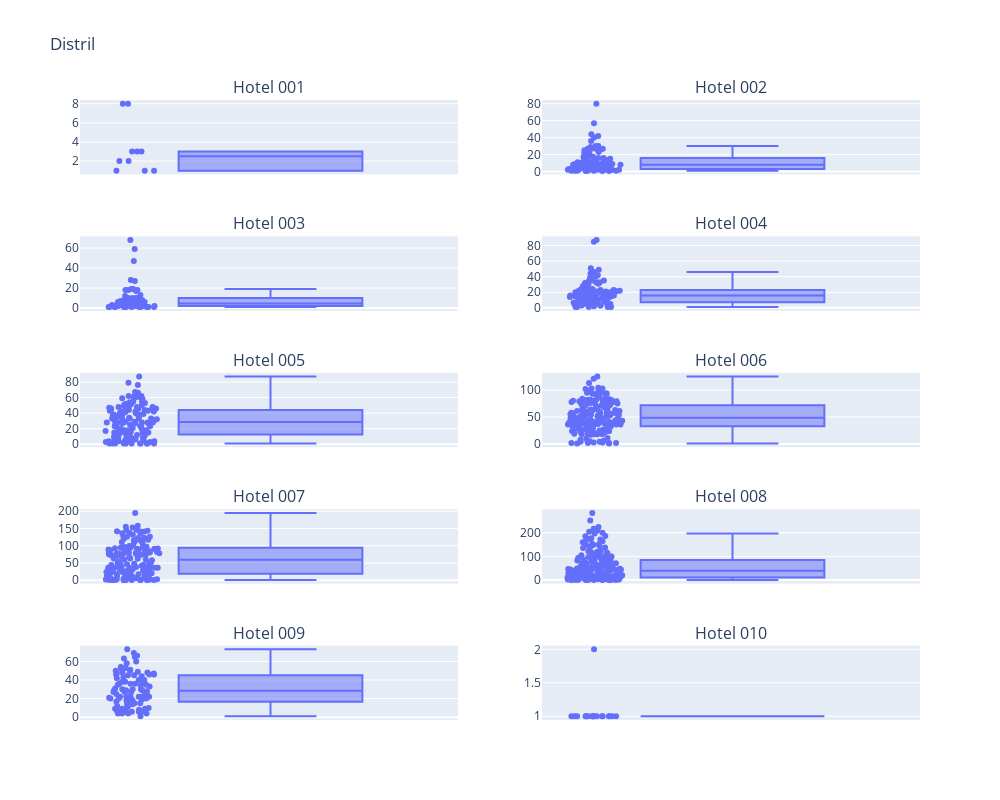

Notebook code for this chart:
### Markdown cell above
We use this diagram to assist with interpreting the boxplot:  ![boxplot-outliers.webp](attachment:95b0aff8-092a-4c55-956f-7f8d9f578f08.webp) This comes from the bloog [Towards Data Science](https://towardsdatascience.com/understanding-boxplots-5e2df7bcbd5)
So using that model, there are hotel that have values that are candidate outliers in the time series distribution. Let's try to isolate the box plot and the booking per week per hotel.

### Code cell
import plotly.express as px
from plotly.subplots import make_subplots

hotel_ids = weekly_demand['HotelId'].unique()
rows = (len(hotel_ids) + 1) // 2  # Calculate the number of rows needed
fig = make_subplots(rows=rows, cols=2, subplot_titles=[f'Hotel {hotel_id}' for hotel_id in hotel_ids])
for idx, hotel_id in enumerate(hotel_ids):
    hotel_data = weekly_demand[weekly_demand['HotelId'] == hotel_id]    
    box_plot = px.box(hotel_data, y="BookingCount", points='all')
    for trace in box_plot['data']:
        fig.add_trace(trace, row=(idx // 2) + 1, col=(idx % 2) + 1)
fig.update_layout(height=800, width=1000, showlegend=False, title_text="Distril")
fig.show()

### Figure 1 — Plotly figure (JSON) as saved in the notebook; plotly's stock layout.template omitted (floating-point values rounded to 4 significant figures; data arrays with more than 128 entries replaced by an {"elided": "..."} marker saying what was removed)
{"data": [{"alignmentgroup": "True", "boxpoints": "all", "hovertemplate": "BookingCount=%{y}<extra></extra>", "legendgroup": "", "marker": {"color": "#636efa"}, "name": "", "notched": false, "offsetgroup": "", "orientation": "v", "showlegend": false, "type": "box", "x0": " ", "xaxis": "x", "y": [2, 1, 3, 1, 8, 8, 3, 2, 3, 1], "y0": " ", "yaxis": "y"}, {"alignmentgroup": "True", "boxpoints": "all", "hovertemplate": "BookingCount=%{y}<extra></extra>", "legendgroup": "", "marker": {"color": "#636efa"}, "name": "", "notched": false, "offsetgroup": "", "orientation": "v", "showlegend": false, "type": "box", "x0": " ", "xaxis": "x2", "y": [4, 8, 10, 42, 14, 15, 9, 4, 9, 3, 5, 2, 5, 3, 3, 2, 2, 3, 3, 3, 3, 9, 6, 11, 17, 23, 57, 27, 5, 5, 3, 1, 3, 7, 2, 5, 4, 10, 2, 1, 1, 1, 4, 10, 8, 2, 17, 8, 16, 29, 11, 27, 30, 44, 80, 16, 9, 9, 5, 10, 7, 8, 8, 9, 2, 1, 4, 1, 11, 1, 1, 8, 6, 3, 1, 2, 10, 17, 11, 14, 13, 13, 1, 22, 22, 20, 15, 27, 25, 40, 22, 26, 30, 26, 27, 20, 13, 6, 2, 36, 1, 2, 1], "y0": " ", "yaxis": "y2"}, {"alignmentgroup": "True", "boxpoints": "all", "hovertemplate": "BookingCount=%{y}<extra></extra>", "legendgroup": "", "marker": {"color": "#636efa"}, "name": "", "notched": false, "offsetgroup": "", "orientation": "v", "showlegend": false, "type": "box", "x0": " ", "xaxis": "x3", "y": [47, 7, 19, 10, 8, 10, 7, 8, 3, 18, 2, 5, 7, 4, 12, 13, 19, 19, 18, 68, 59, 28, 18, 27, 17, 7, 2, 4, 3, 1, 3, 6, 1, 2, 1, 3, 5, 2, 1, 3, 8, 4, 10, 6, 6, 2, 7, 5, 1, 10, 5, 1, 2, 2, 3, 2, 1, 1, 1, 1, 3, 1, 2, 1, 1, 1], "y0": " ", "yaxis": "y3"}, {"alignmentgroup": "True", "boxpoints": "all", "hovertemplate": "BookingCount=%{y}<extra></extra>", "legendgroup": "", "marker": {"color": "#636efa"}, "name": "", "notched": false, "offsetgroup": "", "orientation": "v", "showlegend": false, "type": "box", "x0": " ", "xaxis": "x4", "y": [1, 4, 6, 7, 7, 3, 2, 1, 3, 6, 23, 12, 11, 21, 18, 7, 6, 7, 15, 9, 8, 16, 11, 3, 2, 1, 1, 3, 4, 14, 22, 5, 22, 23, 24, 17, 17, 21, 12, 14, 6, 12, 34, 30, 13, 13, 7, 7, 5, 15, 9, 14, 18, 8, 24, 28, 9, 15, 19, 35, 42, 25, 51, 40, 44, 32, 16, 39, 21, 22, 33, 15, 13, 20, 1, 22, 8, 17, 19, 19, 21, 20, 26, 31, 15, 35, 49, 87, 85, 24, 33, 46, 32, 16, 15, 20, 22, 18, 17, 24, 11, 15, 4], "y0": " ", "yaxis": "y4"}, {"alignmentgroup": "True", "boxpoints": "all", "hovertemplate": "BookingCount=%{y}<extra></extra>", "legendgroup": "", "marker": {"color": "#636efa"}, "name": "", "notched": false, "offsetgroup": "", "orientation": "v", "showlegend": false, "type": "box", "x0": " ", "xaxis": "x5", "y": {"elided": "136 int values"}, "y0": " ", "yaxis": "y5"}, {"alignmentgroup": "True", "boxpoints": "all", "hovertemplate": "BookingCount=%{y}<extra></extra>", "legendgroup": "", "marker": {"color": "#636efa"}, "name": "", "notched": false, "offsetgroup": "", "orientation": "v", "showlegend": false, "type": "box", "x0": " ", "xaxis": "x6", "y": {"elided": "174 int values"}, "y0": " ", "yaxis": "y6"}, {"alignmentgroup": "True", "boxpoints": "all", "hovertemplate": "BookingCount=%{y}<extra></extra>", "legendgroup": "", "marker": {"color": "#636efa"}, "name": "", "notched": false, "offsetgroup": "", "orientation": "v", "showlegend": false, "type": "box", "x0": " ", "xaxis": "x7", "y": {"elided": "151 int values"}, "y0": " ", "yaxis": "y7"}, {"alignmentgroup": "True", "boxpoints": "all", "hovertemplate": "BookingCount=%{y}<extra></extra>", "legendgroup": "", "marker": {"color": "#636efa"}, "name": "", "notched": false, "offsetgroup": "", "orientation": "v", "showlegend": false, "type": "box", "x0": " ", "xaxis": "x8", "y": {"elided": "191 int values"}, "y0": " ", "yaxis": "y8"}, {"alignmentgroup": "True", "boxpoints": "all", "hovertemplate": "BookingCount=%{y}<extra></extra>", "legendgroup": "", "marker": {"color": "#636efa"}, "name": "", "notched": false, "offsetgroup": "", "orientation": "v", "showlegend": false, "type": "box", "x0": " ", "xaxis": "x9", "y": [7, 16, 18, 10, 4, 14, 15, 14, 6, 9, 12, 20, 40, 29, 21, 23, 20, 11, 31, 60, 28, 27, 6, 1, 7, 4, 4, 9, 9, 4, 25, 44, 50, 47, 35, 66, 40, 46, 15, 53, 36, 52, 63, 51, 20, 9, 29, 28, 42, 36, 38, 48, 34, 25, 38, 50, 45, 58, 48, 30, 46, 30, 36, 54, 73, 65, 69, 49, 30, 22, 20, 6, 27, 38, 43, 47, 45, 53, 46, 35, 29, 23, 33, 22, 27, 19, 18, 22, 22, 22, 17, 8], "y0": " ", "yaxis": "y9"}, {"alignmentgroup": "True", "boxpoints": "all", "hovertemplate": "BookingCount=%{y}<extra></extra>", "legendgroup": "", "marker": {"color": "#636efa"}, "name": "", "notched": false, "offsetgroup": "", "orientation": "v", "showlegend": false, "type": "box", "x0": " ", "xaxis": "x10", "y": [1, 2, 1, 1, 1, 1, 1, 1, 1, 1, 1, 1, 1, 1, 1, 1, 1, 1, 1], "y0": " ", "yaxis": "y10"}], "layout": {"annotations": [{"font": {"size": 16}, "showarrow": false, "text": "Hotel 001", "x": 0.225, "xanchor": "center", "xref": "paper", "y": 1, "yanchor": "bottom", "yref": "paper"}, {"font": {"size": 16}, "showarrow": false, "text": "Hotel 002", "x": 0.775, "xanchor": "center", "xref": "paper", "y": 1, "yanchor": "bottom", "yref": "paper"}, {"font": {"size": 16}, "showarrow": false, "text": "Hotel 003", "x": 0.225, "xanchor": "center", "xref": "paper", "y": 0.78, "yanchor": "bottom", "yref": "paper"}, {"font": {"size": 16}, "showarrow": false, "text": "Hotel 004", "x": 0.775, "xanchor": "center", "xref": "paper", "y": 0.78, "yanchor": "bottom", "yref": "paper"}, {"font": {"size": 16}, "showarrow": false, "text": "Hotel 005", "x": 0.225, "xanchor": "center", "xref": "paper", "y": 0.56, "yanchor": "bottom", "yref": "paper"}, {"font": {"size": 16}, "showarrow": false, "text": "Hotel 006", "x": 0.775, "xanchor": "center", "xref": "paper", "y": 0.56, "yanchor": "bottom", "yref": "paper"}, {"font": {"size": 16}, "showarrow": false, "text": "Hotel 007", "x": 0.225, "xanchor": "center", "xref": "paper", "y": 0.34, "yanchor": "bottom", "yref": "paper"}, {"font": {"size": 16}, "showarrow": false, "text": "Hotel 008", "x": 0.775, "xanchor": "center", "xref": "paper", "y": 0.34, "yanchor": "bottom", "yref": "paper"}, {"font": {"size": 16}, "showarrow": false, "text": "Hotel 009", "x": 0.225, "xanchor": "center", "xref": "paper", "y": 0.12, "yanchor": "bottom", "yref": "paper"}, {"font": {"size": 16}, "showarrow": false, "text": "Hotel 010", "x": 0.775, "xanchor": "center", "xref": "paper", "y": 0.12, "yanchor": "bottom", "yref": "paper"}], "height": 800, "showlegend": false, "title": {"text": "Distril"}, "width": 1000, "xaxis": {"anchor": "y", "autorange": true, "domain": [0, 0.45], "range": [-0.508, 0.5], "type": "category"}, "xaxis10": {"anchor": "y10", "autorange": true, "domain": [0.55, 1], "range": [-0.508, 0.5], "type": "category"}, "xaxis2": {"anchor": "y2", "autorange": true, "domain": [0.55, 1], "range": [-0.508, 0.5], "type": "category"}, "xaxis3": {"anchor": "y3", "autorange": true, "domain": [0, 0.45], "range": [-0.508, 0.5], "type": "category"}, "xaxis4": {"anchor": "y4", "autorange": true, "domain": [0.55, 1], "range": [-0.508, 0.5], "type": "category"}, "xaxis5": {"anchor": "y5", "autorange": true, "domain": [0, 0.45], "range": [-0.508, 0.5], "type": "category"}, "xaxis6": {"anchor": "y6", "autorange": true, "domain": [0.55, 1], "range": [-0.508, 0.5], "type": "category"}, "xaxis7": {"anchor": "y7", "autorange": true, "domain": [0, 0.45], "range": [-0.508, 0.5], "type": "category"}, "xaxis8": {"anchor": "y8", "autorange": true, "domain": [0.55, 1], "range": [-0.508, 0.5], "type": "category"}, "xaxis9": {"anchor": "y9", "autorange": true, "domain": [0, 0.45], "range": [-0.508, 0.5], "type": "category"}, "yaxis": {"anchor": "x", "autorange": true, "domain": [0.88, 1], "range": [0.6111, 8.389], "type": "linear"}, "yaxis10": {"anchor": "x10", "autorange": true, "domain": [0, 0.12], "range": [0.9444, 2.056], "type": "linear"}, "yaxis2": {"anchor": "x2", "autorange": true, "domain": [0.88, 1], "range": [-3.389, 84.39], "type": "linear"}, "yaxis3": {"anchor": "x3", "autorange": true, "domain": [0.66, 0.78], "range": [-2.722, 71.72], "type": "linear"}, "yaxis4": {"anchor": "x4", "autorange": true, "domain": [0.66, 0.78], "range": [-3.778, 91.78], "type": "linear"}, "yaxis5": {"anchor": "x5", "autorange": true, "domain": [0.44, 0.56], "range": [-3.778, 91.78], "type": "linear"}, "yaxis6": {"anchor": "x6", "autorange": true, "domain": [0.44, 0.56], "range": [-5.889, 131.9], "type": "linear"}, "yaxis7": {"anchor": "x7", "autorange": true, "domain": [0.22, 0.34], "range": [-9.778, 205.8], "type": "linear"}, "yaxis8": {"anchor": "x8", "autorange": true, "domain": [0.22, 0.34], "range": [-14.67, 298.7], "type": "linear"}, "yaxis9": {"anchor": "x9", "autorange": true, "domain": [0, 0.12], "range": [-3, 77], "type": "linear"}}}
